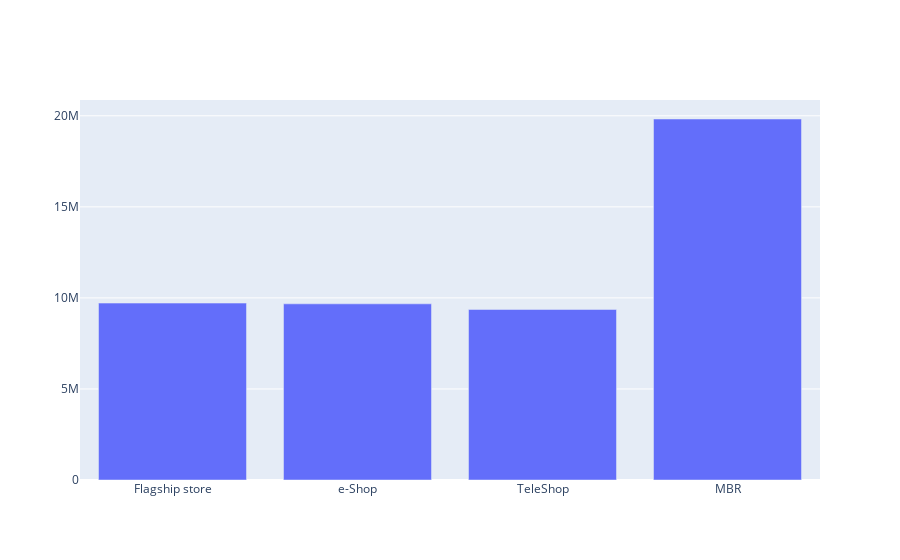

The cell this chart's notebook holds for it:
### Code cell
fig = go.Figure()
fig.add_trace(go.Bar(x=df.transactions['Store_type'].unique(), y=df.transactions.groupby(by=['Store_type'])['total_amt'].sum()))
iplot(fig)

### Figure 1 — Plotly figure (JSON) as saved in the notebook; plotly's stock layout.template omitted (floating-point values rounded to 4 significant figures)
{"data": [{"type": "bar", "x": ["Flagship store", "e-Shop", "TeleShop", "MBR"], "y": [9716000.0, 9674000.0, 9365000.0, 19820000.0]}], "layout": {}}
